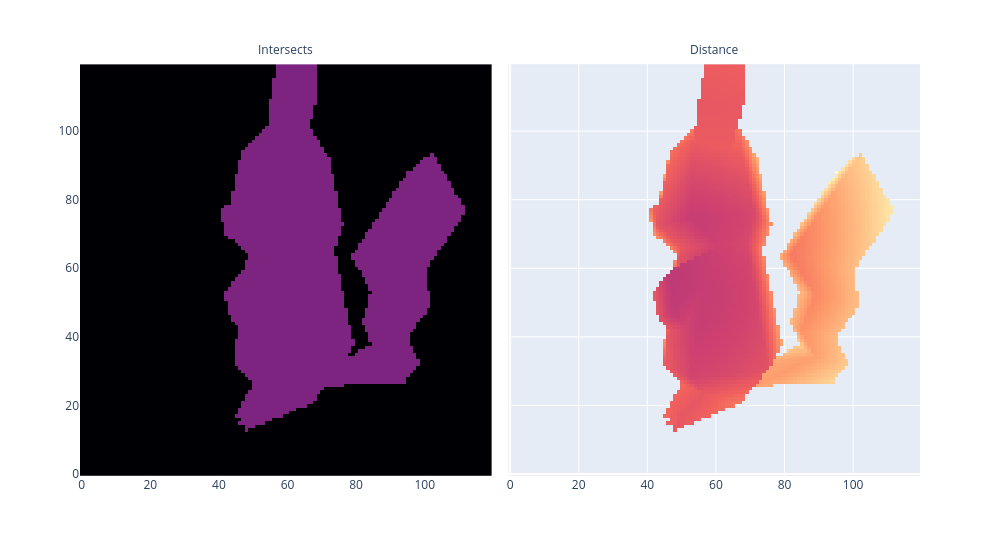

Notebook source saved alongside this figure:
### Code cell
def raytrace_mesh(
    rays: Float[Tensor, "nrays rayPoints=2 dims=3"],
    triangles: Float[Tensor, "ntriangles trianglePoints=3 dims=3"],
) -> Float[Tensor, " nrays"]:
    """
    For each ray, return the distance to the closest intersecting triangle, or infinity.
    """
    # number of rays & triangles
    NR = rays.shape[0]
    NT = triangles.shape[0]

    # make the shape of all be [NR, NT, dims]
    A, B, C = einops.repeat(triangles, "NT pt dims -> NR NT pt dims", NR=NR).unbind(2) # unbind points 
    assert A.shape == (NR, NT,3)
    O, D = einops.repeat(rays, "NR pt dims -> NR NT pt dims", NT=NT).unbind(2)
    assert O.shape == (NR, NT, 3)

    # make the vector and matrix
    vec = O-A
    mat = t.stack([-D, (B-A), (C-A)], dim=-1)
    assert mat.shape == (NR,NT, 3,3)
    assert mat[1,1,1,0] == -D[1,1,1]  # y in NR=1, NT=1 in D

    # get boolean of whether the matrix is singular
    dets = t.linalg.det(mat)
    is_singular = dets.abs() < 1e-6
    mat[is_singular] = t.eye(3)
    
    # solve the matrix
    s, u, v = t.linalg.solve(mat, vec).unbind(-1)
    
    # check intersection
    intersects = ((s>=0) & (u>=0) & (v>=0) & (u+v<=1) & ~is_singular) # works on columns (row-wise) so collapse the triangles
    print(intersects.shape)

    # return distances for only when a ray hits triangle
    s_valid = s.clone() # returns a view of s

    # let's scale it by the norm of D
    s_valid *= D.norm(dim=-1) # returns norm using the 3 dimensions

    s_valid[~intersects]= float('inf') #if it doesnt intersect
    
    distances, _ = t.min(s_valid, dim=1) #collapses triangles

    return distances

num_pixels_y = 120
num_pixels_z = 120
y_limit = z_limit = 1

rays = make_rays_2d(num_pixels_y, num_pixels_z, y_limit, z_limit)
rays[:, 0] = t.tensor([-2, 0.0, 0.0])
dists = raytrace_mesh(rays, triangles)
intersects = t.isfinite(dists).view(num_pixels_y, num_pixels_z)
dists_square = dists.view(num_pixels_y, num_pixels_z)
img = t.stack([intersects, dists_square], dim=0)

fig = px.imshow(img, facet_col=0, origin="lower", color_continuous_scale="magma", width=1000)
fig.update_layout(coloraxis_showscale=False)
for i, text in enumerate(["Intersects", "Distance"]):
    fig.layout.annotations[i]["text"] = text
fig.show()

### Figure 1 — Plotly figure (JSON) as saved in the notebook; plotly's stock layout.template omitted (floating-point values rounded to 4 significant figures; data arrays with more than 128 entries replaced by an {"elided": "..."} marker saying what was removed)
{"data": [{"coloraxis": "coloraxis", "hovertemplate": "x: %{x}<br>y: %{y}<br>color: %{z}<extra></extra>", "name": "0", "type": "heatmap", "xaxis": "x", "yaxis": "y", "z": {"elided": "120x120 float values"}}, {"coloraxis": "coloraxis", "hovertemplate": "x: %{x}<br>y: %{y}<br>color: %{z}<extra></extra>", "name": "1", "type": "heatmap", "xaxis": "x2", "yaxis": "y2", "z": {"elided": "120x120 float values"}}], "layout": {"annotations": [{"font": {}, "showarrow": false, "text": "Intersects", "x": 0.245, "xanchor": "center", "xref": "paper", "y": 1, "yanchor": "bottom", "yref": "paper"}, {"font": {}, "showarrow": false, "text": "Distance", "x": 0.755, "xanchor": "center", "xref": "paper", "y": 1, "yanchor": "bottom", "yref": "paper"}], "coloraxis": {"colorscale": [[0, "#000004"], [0.1111, "#180f3d"], [0.2222, "#440f76"], [0.3333, "#721f81"], [0.4444, "#9e2f7f"], [0.5556, "#cd4071"], [0.6667, "#f1605d"], [0.7778, "#fd9668"], [0.8889, "#feca8d"], [1, "#fcfdbf"]], "showscale": false}, "margin": {"t": 60}, "width": 1000, "xaxis": {"anchor": "y", "constrain": "domain", "domain": [0, 0.49], "scaleanchor": "y"}, "xaxis2": {"anchor": "y2", "domain": [0.51, 1], "matches": "x"}, "yaxis": {"anchor": "x", "autorange": true, "constrain": "domain", "domain": [0, 1]}, "yaxis2": {"anchor": "x2", "domain": [0, 1], "matches": "y", "showticklabels": false}}}
